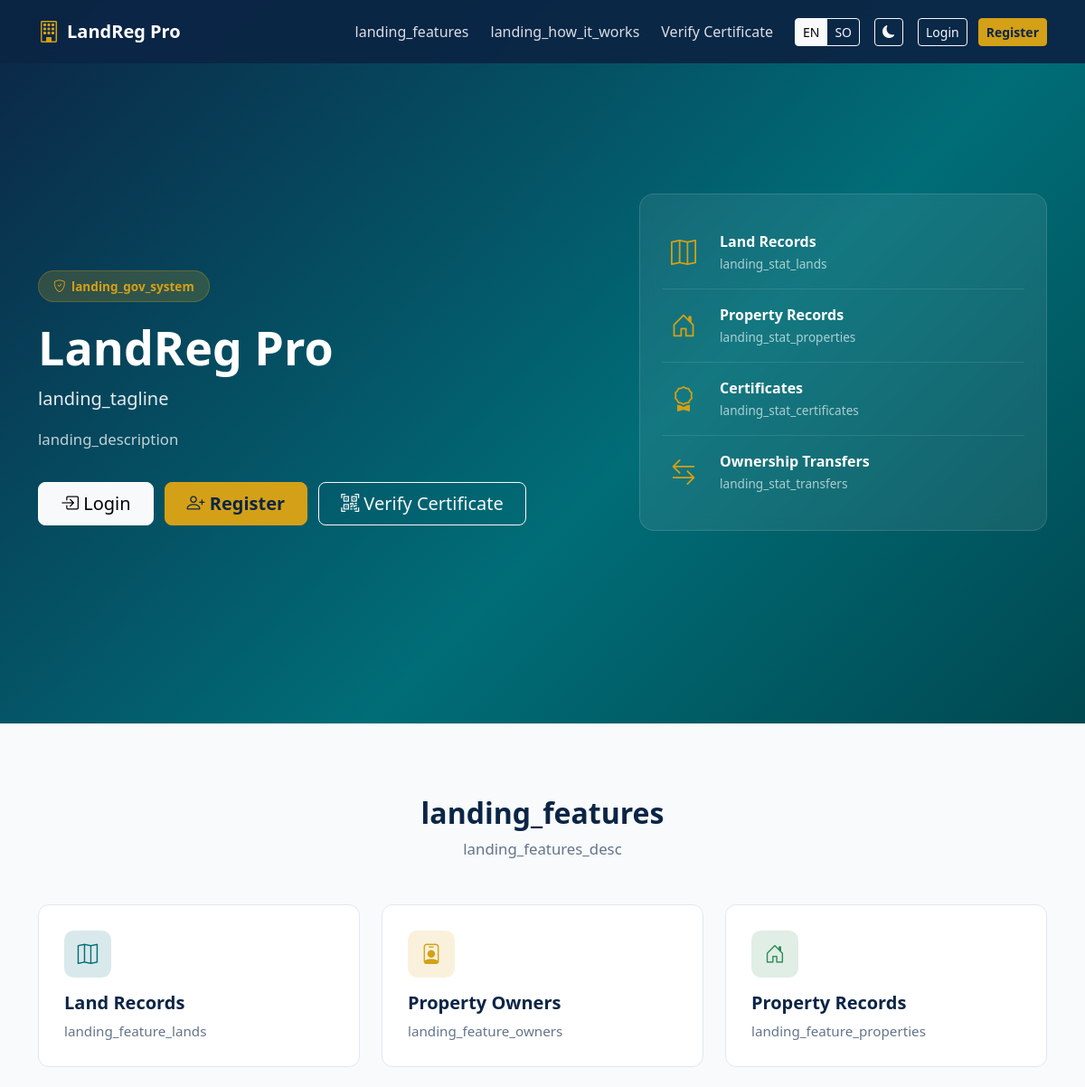
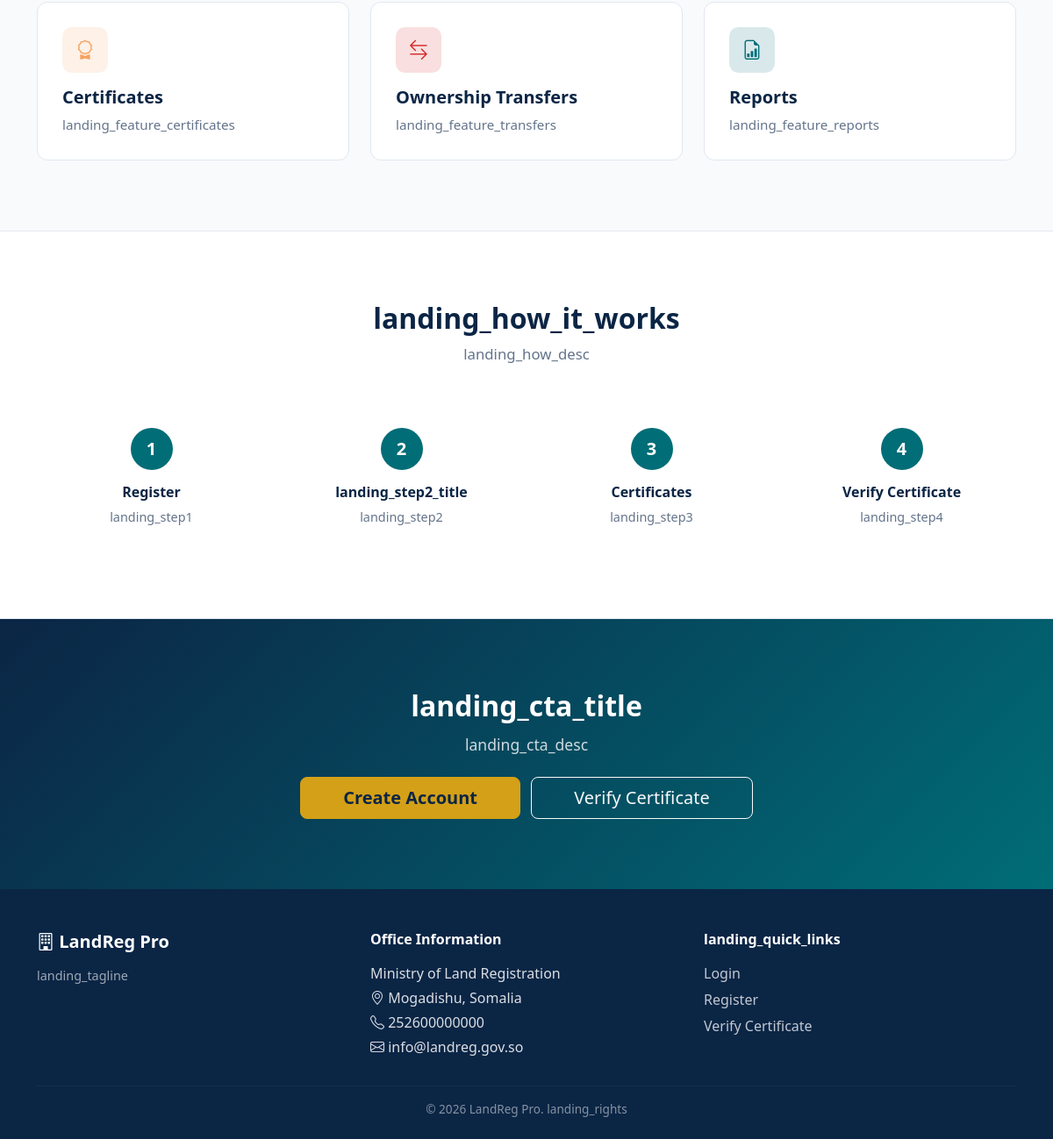
The page / on the database its author committed (2 pictures, top to bottom).
### tables this page shows
CREATE TABLE settings (
    id INT AUTO_INCREMENT PRIMARY KEY,
    system_name VARCHAR(150) DEFAULT 'LandReg Pro',
    office_name VARCHAR(150),
    office_address TEXT,
    office_phone VARCHAR(30),
    office_email VARCHAR(150),
    logo VARCHAR(255),
    created_at TIMESTAMP DEFAULT CURRENT_TIMESTAMP
);

### includes/lang.php (called while the page is built, shortened)
<?php
function getLang(): string
{
    return $_SESSION['lang'] ?? 'en';
}
function __(string $key): string
{
    global $translations;
    $lang = getLang();
    return $translations[$lang][$key] ?? $translations['en'][$key] ?? $key;
}

### includes/functions.php (called while the page is built, shortened)
<?php
function e(?string $value): string
{
    return htmlspecialchars($value ?? '', ENT_QUOTES, 'UTF-8');
}
function getSettings(): array
{
    static $settings = null;
    if ($settings === null) {
        $db = getDB();
        $stmt = $db->query('SELECT * FROM settings ORDER BY id ASC LIMIT 1');
        $settings = $stmt->fetch() ?: [
            'system_name' => APP_NAME,
            'office_name' => '',
            'office_address' => '',
            'office_phone' => '',
            'office_email' => '',
            'logo' => '',
        ];
    }
    return $settings;
}

### index.php (the view, shortened to what this page needs)
<?php
$settings = getSettings();
$lang = getLang();
?>
<!DOCTYPE html>
<html lang="<?= e($lang) ?>" data-theme="light">
<head>
    <link href="https://cdn.jsdelivr.net/npm/bootstrap@5.3.3/dist/css/bootstrap.min.css" rel="stylesheet">
    <link href="https://cdn.jsdelivr.net/npm/bootstrap-icons@1.11.3/font/bootstrap-icons.min.css" rel="stylesheet">
    <link href="<?= BASE_URL ?>/assets/css/style.css" rel="stylesheet">
</head>
<body class="landing-page">
<nav class="landing-nav navbar navbar-expand-lg fixed-top">
    <div class="container">
        <a class="navbar-brand d-flex align-items-center gap-2" href="<?= BASE_URL ?>/index.php">
            <?php if (!empty($settings['logo'])): ?>
                <img src="<?= UPLOAD_URL . e($settings['logo']) ?>" alt="Logo" height="36">
            <?php else: ?>
                <i class="bi bi-building brand-icon"></i>
            <?php endif; ?>
            <span><?= e($settings['system_name']) ?></span>
        </a>
        <div class="collapse navbar-collapse" id="landingNav">
            <ul class="navbar-nav ms-auto align-items-lg-center gap-lg-2">
                <li class="nav-item"><a class="nav-link" href="#features"><?= __('landing_features') ?></a></li>
                <li class="nav-item"><a class="nav-link" href="#how-it-works"><?= __('landing_how_it_works') ?></a></li>
                <li class="nav-item"><a class="nav-link" href="<?= BASE_URL ?>/verify.php"><?= __('verify') ?></a></li>
                <li class="nav-item">
                    <div class="btn-group btn-group-sm ms-lg-2">
                        <a href="?lang=en" class="btn btn-outline-light <?= $lang === 'en' ? 'active' : '' ?>">EN</a>
                        <a href="?lang=so" class="btn btn-outline-light <?= $lang === 'so' ? 'active' : '' ?>">SO</a>
                    </div>
                </li>
                <li class="nav-item ms-lg-2">
                    <button class="btn btn-sm btn-outline-light" id="themeToggle" title="<?= __('dark_mode') ?>">
                        <i class="bi bi-moon-fill"></i>
                    </button>
                </li>
                <li class="nav-item ms-lg-2">
                    <a href="<?= BASE_URL ?>/login.php" class="btn btn-outline-light btn-sm"><?= __('login') ?></a>
                </li>
                <li class="nav-item ms-lg-1">
                    <a href="<?= BASE_URL ?>/register.php" class="btn btn-gold btn-sm"><?= __('register') ?></a>
                </li>
            </ul>
        </div>
    </div>
</nav>
<section class="landing-hero">
    <div class="container position-relative">
        <div class="row align-items-center min-vh-100 py-5">
            <div class="col-lg-7 hero-content">
                <span class="hero-badge"><i class="bi bi-shield-check"></i> <?= __('landing_gov_system') ?></span>
                <h1 class="hero-title"><?= e($settings['system_name']) ?></h1>
                <p class="hero-subtitle"><?= __('landing_tagline') ?></p>
                <p class="hero-desc"><?= __('landing_description') ?></p>
                <div class="hero-actions">
                    <a href="<?= BASE_URL ?>/login.php" class="btn btn-light btn-lg px-4">
                        <i class="bi bi-box-arrow-in-right"></i> <?= __('login') ?>
                    </a>
                    <a href="<?= BASE_URL ?>/register.php" class="btn btn-gold btn-lg px-4">
                        <i class="bi bi-person-plus"></i> <?= __('register') ?>
                    </a>
                    <a href="<?= BASE_URL ?>/verify.php" class="btn btn-outline-light btn-lg px-4">
                        <i class="bi bi-qr-code-scan"></i> <?= __('verify_certificate') ?>
                    </a>
                </div>
            </div>
            <div class="col-lg-5 d-none d-lg-block">
                <div class="hero-card">
                    <div class="hero-stat"><i class="bi bi-map"></i><div><strong><?= __('lands') ?></strong><span><?= __('landing_stat_lands') ?></span></div></div>
                    <div class="hero-stat"><i class="bi bi-house-door"></i><div><strong><?= __('properties') ?></strong><span><?= __('landing_stat_properties') ?></span></div></div>
                    <div class="hero-stat"><i class="bi bi-award"></i><div><strong><?= __('certificates') ?></strong><span><?= __('landing_stat_certificates') ?></span></div></div>
                    <div class="hero-stat"><i class="bi bi-arrow-left-right"></i><div><strong><?= __('transfers') ?></strong><span><?= __('landing_stat_transfers') ?></span></div></div>
                </div>
            </div>
        </div>
    </div>
</section>
<section id="features" class="landing-section">
    <div class="container">
        <div class="section-header text-center">
            <h2><?= __('landing_features') ?></h2>
            <p><?= __('landing_features_desc') ?></p>
        </div>
        <div class="row g-4">
            <div class="col-md-6 col-lg-4">
                <div class="feature-card">
                    <div class="feature-icon bg-primary-soft"><i class="bi bi-map"></i></div>
                    <h5><?= __('lands') ?></h5>
                    <p><?= __('landing_feature_lands') ?></p>
                </div>
            </div>
            <div class="col-md-6 col-lg-4">
                <div class="feature-card">
                    <div class="feature-icon bg-gold-soft"><i class="bi bi-person-badge"></i></div>
                    <h5><?= __('owners') ?></h5>
                    <p><?= __('landing_feature_owners') ?></p>
                </div>
            </div>
            <div class="col-md-6 col-lg-4">
                <div class="feature-card">
                    <div class="feature-icon bg-success-soft"><i class="bi bi-house-door"></i></div>
                    <h5><?= __('properties') ?></h5>
                    <p><?= __('landing_feature_properties') ?></p>
                </div>
            </div>
            <div class="col-md-6 col-lg-4">
                <div class="feature-card">
                    <div class="feature-icon bg-warning-soft"><i class="bi bi-award"></i></div>
                    <h5><?= __('certificates') ?></h5>
                    <p><?= __('landing_feature_certificates') ?></p>
                </div>
            </div>
            <div class="col-md-6 col-lg-4">
                <div class="feature-card">
                    <div class="feature-icon bg-danger-soft"><i class="bi bi-arrow-left-right"></i></div>
                    <h5><?= __('transfers') ?></h5>
                    <p><?= __('landing_feature_transfers') ?></p>
                </div>
            </div>
            <div class="col-md-6 col-lg-4">
                <div class="feature-card">
                    <div class="feature-icon bg-primary-soft"><i class="bi bi-file-earmark-bar-graph"></i></div>
                    <h5><?= __('reports') ?></h5>
                    <p><?= __('landing_feature_reports') ?></p>
                </div>
            </div>
        </div>
    </div>
</section>
<section id="how-it-works" class="landing-section landing-section-alt">
    <div class="container">
        <div class="section-header text-center">
            <h2><?= __('landing_how_it_works') ?></h2>
            <p><?= __('landing_how_desc') ?></p>
        </div>
        <div class="row g-4 justify-content-center">
            <div class="col-md-6 col-lg-3">
                <div class="step-card">
                    <div class="step-number">1</div>
                    <h6><?= __('register') ?></h6>
                    <p><?= __('landing_step1') ?></p>
                </div>
            </div>
            <div class="col-md-6 col-lg-3">
                <div class="step-card">
                    <div class="step-number">2</div>
                    <h6><?= __('landing_step2_title') ?></h6>
                    <p><?= __('landing_step2') ?></p>
                </div>
            </div>
            <div class="col-md-6 col-lg-3">
                <div class="step-card">
                    <div class="step-number">3</div>
                    <h6><?= __('certificates') ?></h6>
                    <p><?= __('landing_step3') ?></p>
                </div>
            </div>
            <div class="col-md-6 col-lg-3">
                <div class="step-card">
                    <div class="step-number">4</div>
                    <h6><?= __('verify') ?></h6>
                    <p><?= __('landing_step4') ?></p>
                </div>
            </div>
        </div>
    </div>
</section>
<section class="landing-cta">
    <div class="container text-center">
        <h2><?= __('landing_cta_title') ?></h2>
        <p class="mb-4"><?= __('landing_cta_desc') ?></p>
        <a href="<?= BASE_URL ?>/register.php" class="btn btn-gold btn-lg px-5 me-2"><?= __('create_account') ?></a>
        <a href="<?= BASE_URL ?>/verify.php" class="btn btn-outline-light btn-lg px-5"><?= __('verify_certificate') ?></a>
    </div>
</section>
<footer class="landing-footer">
    <div class="container">
        <div class="row g-4">
            <div class="col-lg-4">
                <h5><i class="bi bi-building"></i> <?= e($settings['system_name']) ?></h5>
                <p class="text-muted-small"><?= __('landing_tagline') ?></p>
            </div>
            <div class="col-lg-4">
                <h6><?= __('office_info') ?></h6>
                <?php if ($settings['office_name']): ?><p class="mb-1"><?= e($settings['office_name']) ?></p><?php endif; ?>
                <?php if ($settings['office_address']): ?><p class="mb-1"><i class="bi bi-geo-alt"></i> <?= e($settings['office_address']) ?></p><?php endif; ?>
                <?php if ($settings['office_phone']): ?><p class="mb-1"><i class="bi bi-telephone"></i> <?= e($settings['office_phone']) ?></p><?php endif; ?>
                <?php if ($settings['office_email']): ?><p class="mb-0"><i class="bi bi-envelope"></i> <?= e($settings['office_email']) ?></p><?php endif; ?>
            </div>
            <div class="col-lg-4">
                <h6><?= __('landing_quick_links') ?></h6>
                <ul class="footer-links">
                    <li><a href="<?= BASE_URL ?>/login.php"><?= __('login') ?></a></li>
                    <li><a href="<?= BASE_URL ?>/register.php"><?= __('register') ?></a></li>
                    <li><a href="<?= BASE_URL ?>/verify.php"><?= __('verify_certificate') ?></a></li>
                </ul>
            </div>
        </div>
        <hr class="footer-divider">
        <p class="text-center mb-0 copyright">&copy; <?= date('Y') ?> <?= e($settings['system_name']) ?>. <?= __('landing_rights') ?></p>
    </div>
</footer>
</body>
</html>

### rows shown on the page
settings: system_name "LandReg Pro", office_name "Ministry of Land Registration", office_address "Mogadishu, Somalia", office_phone "252600000000", office_email "info@landreg.gov.so"

### other values the page prints
__('landing_features') "landing_features"
__('landing_how_it_works') "landing_how_it_works"
__('verify') "Verify Certificate"
__('login') "Login"
__('register') "Register"
__('landing_gov_system') "landing_gov_system"
__('landing_tagline') "landing_tagline"
__('landing_description') "landing_description"
__('verify_certificate') "Verify Certificate"
__('lands') "Land Records"
__('landing_stat_lands') "landing_stat_lands"
__('properties') "Property Records"
__('landing_stat_properties') "landing_stat_properties"
__('certificates') "Certificates"
__('landing_stat_certificates') "landing_stat_certificates"
